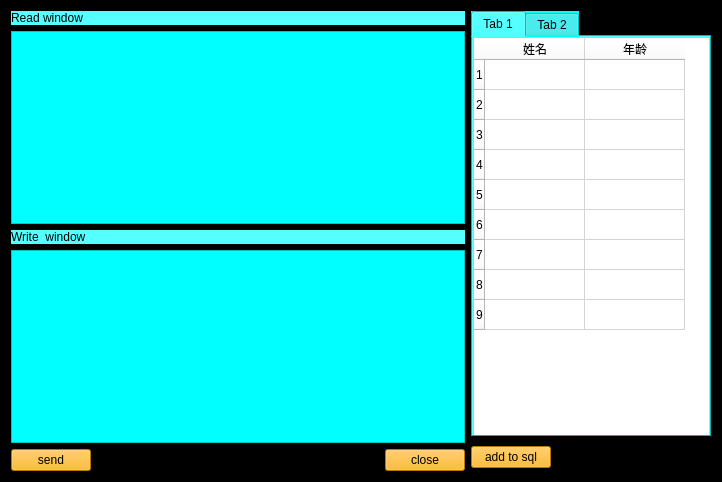
<?xml version="1.0" encoding="UTF-8"?>
<ui version="4.0">
 <class>ServerWidget</class>
 <widget class="QWidget" name="ServerWidget">
  <property name="geometry">
   <rect>
    <x>0</x>
    <y>0</y>
    <width>722</width>
    <height>482</height>
   </rect>
  </property>
  <property name="windowTitle">
   <string>ServerWidget</string>
  </property>
  <property name="styleSheet">
   <string notr="true">QWidget{
background-color: rgb(0, 0, 0);
}
QPushButton{
background-color: rgb(255, 170, 0);
}

QTabWidget{
background-color: rgb(85, 170, 0);
}</string>
  </property>
  <layout class="QHBoxLayout" name="horizontalLayout_4">
   <item>
    <layout class="QHBoxLayout" name="horizontalLayout_3">
     <item>
      <layout class="QVBoxLayout" name="verticalLayout_5">
       <item>
        <layout class="QVBoxLayout" name="verticalLayout_4">
         <item>
          <layout class="QVBoxLayout" name="verticalLayout">
           <item>
            <widget class="QLabel" name="label">
             <property name="styleSheet">
              <string notr="true">QWidget{
	font: 12pt &quot;Arial&quot;;
background-color: rgb(255, 255, 255);
	background-color: rgb(85, 255, 255);
}</string>
             </property>
             <property name="text">
              <string>Read window</string>
             </property>
            </widget>
           </item>
           <item>
            <widget class="QTextEdit" name="textEditRead">
             <property name="styleSheet">
              <string notr="true">background-color: rgb(0, 255, 255);
font: 14pt &quot;Arial&quot;;</string>
             </property>
             <property name="readOnly">
              <bool>true</bool>
             </property>
            </widget>
           </item>
          </layout>
         </item>
         <item>
          <layout class="QVBoxLayout" name="verticalLayout_2">
           <item>
            <widget class="QLabel" name="label_2">
             <property name="styleSheet">
              <string notr="true">QWidget{
	font: 12pt &quot;Arial&quot;;
background-color: rgb(85, 255, 255);
}</string>
             </property>
             <property name="text">
              <string>Write  window</string>
             </property>
            </widget>
           </item>
           <item>
            <widget class="QTextEdit" name="textEditWrite">
             <property name="styleSheet">
              <string notr="true">background-color: rgb(0, 255, 255);
font: 14pt &quot;Arial&quot;;</string>
             </property>
            </widget>
           </item>
          </layout>
         </item>
        </layout>
       </item>
       <item>
        <layout class="QHBoxLayout" name="horizontalLayout">
         <item>
          <widget class="QPushButton" name="btnSend">
           <property name="styleSheet">
            <string notr="true">font: 12pt &quot;Arial&quot;;</string>
           </property>
           <property name="text">
            <string>send</string>
           </property>
          </widget>
         </item>
         <item>
          <spacer name="horizontalSpacer">
           <property name="orientation">
            <enum>Qt::Horizontal</enum>
           </property>
           <property name="sizeHint" stdset="0">
            <size>
             <width>288</width>
             <height>20</height>
            </size>
           </property>
          </spacer>
         </item>
         <item>
          <widget class="QPushButton" name="btnClose">
           <property name="styleSheet">
            <string notr="true">font: 12pt &quot;Arial&quot;;</string>
           </property>
           <property name="text">
            <string>close</string>
           </property>
          </widget>
         </item>
        </layout>
       </item>
      </layout>
     </item>
     <item>
      <layout class="QVBoxLayout" name="verticalLayout_3">
       <item>
        <widget class="QTabWidget" name="tabWidget">
         <property name="styleSheet">
          <string notr="true">background-color: rgb(0, 255, 255);</string>
         </property>
         <property name="currentIndex">
          <number>0</number>
         </property>
         <widget class="QWidget" name="student">
          <attribute name="title">
           <string>Tab 1</string>
          </attribute>
          <widget class="QTableWidget" name="tableWidgetStu">
           <property name="geometry">
            <rect>
             <x>0</x>
             <y>0</y>
             <width>301</width>
             <height>421</height>
            </rect>
           </property>
           <property name="styleSheet">
            <string notr="true">font: 11pt &quot;Arial&quot;;
background-color: rgb(0, 255, 255);

background-color: rgb(255, 255, 255);</string>
           </property>
           <row>
            <property name="text">
             <string>1</string>
            </property>
           </row>
           <row>
            <property name="text">
             <string>2</string>
            </property>
           </row>
           <row>
            <property name="text">
             <string>3</string>
            </property>
           </row>
           <row>
            <property name="text">
             <string>4</string>
            </property>
           </row>
           <row>
            <property name="text">
             <string>5</string>
            </property>
           </row>
           <row>
            <property name="text">
             <string>6</string>
            </property>
           </row>
           <row>
            <property name="text">
             <string>7</string>
            </property>
           </row>
           <row>
            <property name="text">
             <string>8</string>
            </property>
           </row>
           <row>
            <property name="text">
             <string>9</string>
            </property>
           </row>
           <column>
            <property name="text">
             <string>姓名</string>
            </property>
           </column>
           <column>
            <property name="text">
             <string>年龄</string>
            </property>
           </column>
          </widget>
         </widget>
         <widget class="QWidget" name="programmer">
          <attribute name="title">
           <string>Tab 2</string>
          </attribute>
          <widget class="QTableWidget" name="tableWidgetPro">
           <property name="geometry">
            <rect>
             <x>0</x>
             <y>0</y>
             <width>301</width>
             <height>331</height>
            </rect>
           </property>
           <property name="styleSheet">
            <string notr="true">background-color: rgb(0, 255, 255);</string>
           </property>
           <row>
            <property name="text">
             <string>1</string>
            </property>
           </row>
           <row>
            <property name="text">
             <string>2</string>
            </property>
           </row>
           <row>
            <property name="text">
             <string>3</string>
            </property>
           </row>
           <row>
            <property name="text">
             <string>4</string>
            </property>
           </row>
           <row>
            <property name="text">
             <string>5</string>
            </property>
           </row>
           <row>
            <property name="text">
             <string>6</string>
            </property>
           </row>
           <row>
            <property name="text">
             <string>7</string>
            </property>
           </row>
           <row>
            <property name="text">
             <string>8</string>
            </property>
           </row>
           <row>
            <property name="text">
             <string>9</string>
            </property>
           </row>
           <column>
            <property name="text">
             <string>姓名</string>
            </property>
           </column>
           <column>
            <property name="text">
             <string>年龄</string>
            </property>
           </column>
          </widget>
         </widget>
        </widget>
       </item>
       <item>
        <layout class="QHBoxLayout" name="horizontalLayout_2">
         <item>
          <widget class="QPushButton" name="btnToSql">
           <property name="minimumSize">
            <size>
             <width>56</width>
             <height>0</height>
            </size>
           </property>
           <property name="styleSheet">
            <string notr="true">alternate-background-color: qlineargradient(spread:pad, x1:0, y1:0, x2:1, y2:0, stop:0 rgba(0, 0, 0, 255), stop:1 rgba(255, 255, 255, 255));
font: 12pt &quot;Arial&quot;;</string>
           </property>
           <property name="text">
            <string>add to sql</string>
           </property>
          </widget>
         </item>
         <item>
          <spacer name="horizontalSpacer_2">
           <property name="orientation">
            <enum>Qt::Horizontal</enum>
           </property>
           <property name="sizeHint" stdset="0">
            <size>
             <width>70</width>
             <height>28</height>
            </size>
           </property>
          </spacer>
         </item>
        </layout>
       </item>
      </layout>
     </item>
    </layout>
   </item>
  </layout>
  <zorder>btnToSql</zorder>
  <zorder>label</zorder>
  <zorder>label_2</zorder>
 </widget>
 <layoutdefault spacing="6" margin="11"/>
 <resources/>
 <connections/>
</ui>
